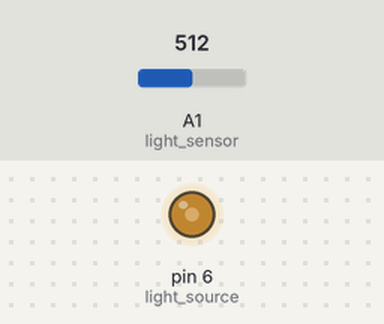
The sketch below on a simulated Arduino Uno, built with avr-gcc and run on an emulated ATmega328P. Parts: output pins drawn as LEDs (lit = HIGH). Inputs (shaded band) come from the test bench; at power-on: A1 (light_sensor) = 512. What the sketch prints to the serial monitor is not drawn.

Above: at 0.1 s.
Timing chart, 0 to 1.6 s (numbered marks = the images above):
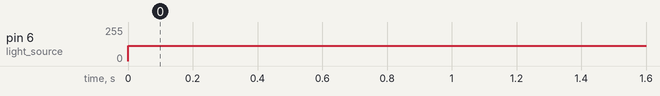

Measured:
- by itself, pin 6 (light_source): 0/255 → 115/255 at 0.00 s

The sketch:

Testprogram.ino
```cpp
//Initializing pinout
int light_source = 6; //D6
int light_sensor = A1; //14
float data_sensor;
float voltage;
int i; //Value for PWM signal light_source

void setup() {
  //Declare baudrate
  Serial.begin(9600);
  //Declaring LED pin as output
  pinMode(light_source, OUTPUT);
  pinMode(light_sensor, INPUT);
}

void loop() {
  i = 255; //between 0-225 for PWM signal
  analogWrite(light_source, 115);
  data_sensor = analogRead(light_sensor);
  voltage = data_sensor * 5.0/1023;
  Serial.print("Data from sensor: ");
  Serial.println(voltage);
  delay(1000); //delay for 1 second
}
```
